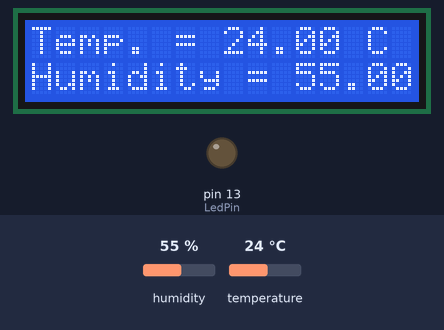
The sketch below on a simulated Arduino Uno, built with avr-gcc and run on an emulated ATmega328P. Shown: 16×2 character LCD, output pins drawn as LEDs (lit = HIGH). Dashed ring = blinking. Inputs (shaded band) come from the test bench; at power-on: humidity 55 %, temperature 24 °C.

Above: at 1.2 s.
1.3 s: humidity set to 71 %
At 2.0 s:
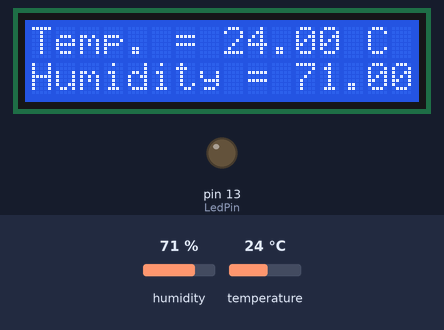
3.4 s: humidity set to 74 %
At 5.0 s:
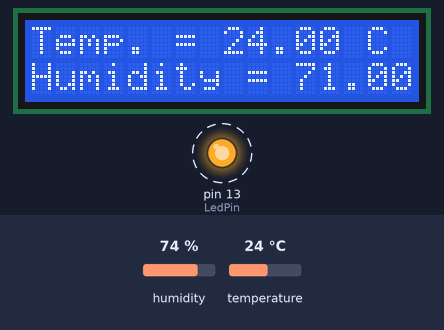
8.5 s: temperature set to 12 °C
At 11.9 s:
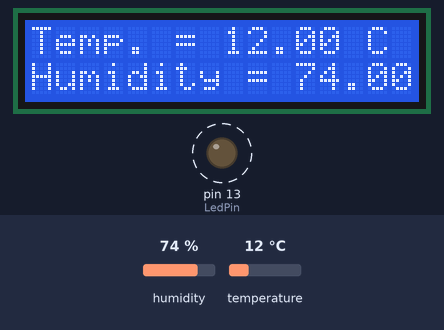
13.6 s: temperature set to 19 °C
At 16.6 s:
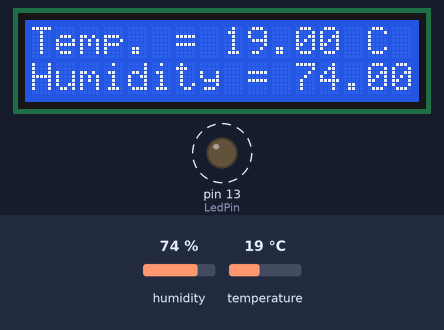
Timing chart, 0 to 19.7 s (numbered marks = the images above; inputs shaded):
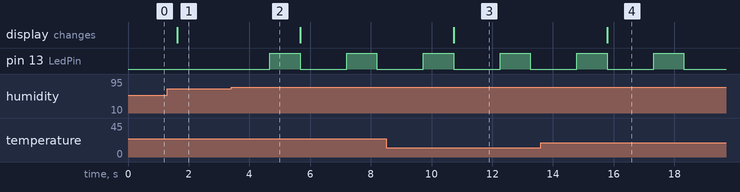

The sketch:

DHT_LCD_LED.ino
```cpp
#include <dht.h>
#include <LiquidCrystal.h>
LiquidCrystal LCD(10,9,5,4,3,2) ;

#define dataPin 8
dht DHT ;

int LedPin =13;

void setup() {
  Serial.begin(9600);
  LCD.begin(16,2);
  LCD.setCursor(0,0);
pinMode(LedPin,HIGH);
}

void loop() {
int readData = DHT.read11(dataPin);
float t = DHT.temperature ;
float h = DHT.humidity ;

 if (h > 72.0){
  digitalWrite(LedPin,HIGH);
  delay(1000);
  digitalWrite(LedPin,LOW);
 }


LCD.setCursor(0,0);
LCD.print("Temp. = " );
LCD.print(t);
LCD.print(" C " );

LCD.setCursor(0,1);
LCD.print("Humidity = ") ;
LCD.print(h);
LCD.print(" % " ) ;
delay(1500);

}
```

Measured:
- the behaviour switches between 72 and 73 % on humidity (found by bisection; images 1 and 2)
- after the input at 1.3 s, the display: changes after 0.32 s (image 1)
- after the input at 3.4 s, pin 13 (LedPin): alternates HIGH for 1.0 s and LOW for 1.5 s, starting after 1.3 s
- after the input at 8.5 s, the display: changes after 2.2 s (image 3)
- after the input at 13.6 s, the display: changes after 2.2 s (image 4)
